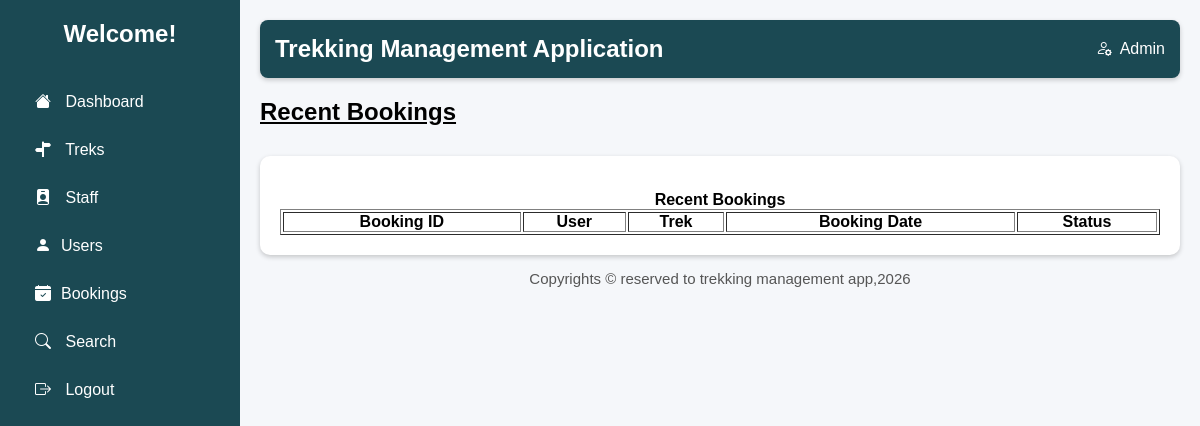
Page /admin_bookings on the earlier database version.
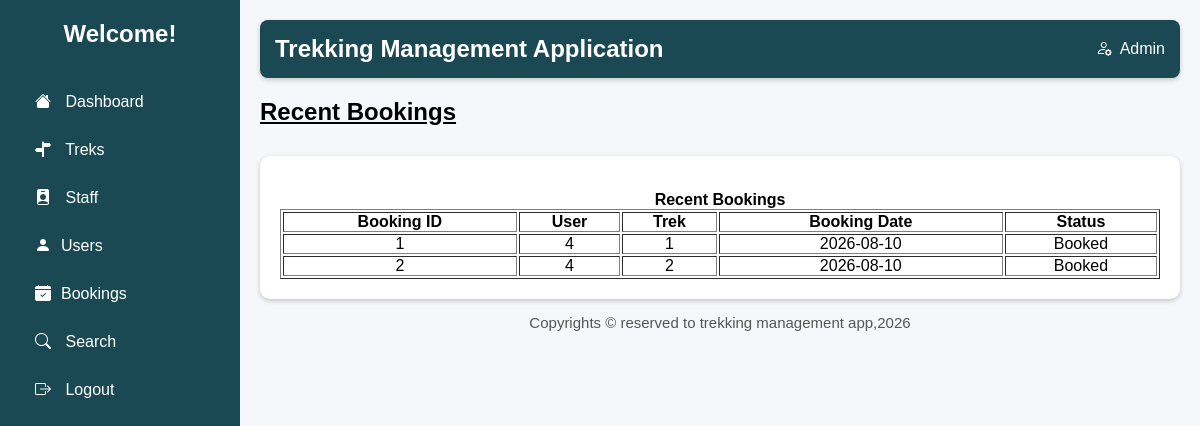
Same page on the later database version.
### models.py (models this page shows)
class BookingDetails(db.Model):
    __tablename__='booking_details'
    booking_id=db.Column(db.Integer,primary_key=True,autoincrement=True)
    user_id=db.Column(db.Integer,db.ForeignKey('user_details.user_id'))
    trek_id=db.Column(db.Integer,db.ForeignKey('trek_details.trek_id'))
    booking_date=db.Column(db.Date,nullable=False)

### app.py (the view)
@app.route("/admin_bookings")
def admin_mng_bookings():
    bookings=BookingDetails.query.all()
    return render_template("admin_bookings.html",bookings=bookings)

### templates/admin_bookings.html (shortened to what this page needs)
<!DOCTYPE html>
<html lang="en">
<head>
    <link rel="stylesheet" href="../static/main.css">
    <link rel="stylesheet" href="https://cdn.jsdelivr.net/npm/bootstrap-icons@1.11.3/font/bootstrap-icons.min.css">
</head>
<body>
    <div class="container">
        <div class="sidebar">
            <h2>Welcome!</h2>
            <ul>
                <li><a href="{{url_for('admin_dash')}}"><i class="bi bi-house-fill"></i> Dashboard</a></li>
                <li><a href="{{url_for('admin_mng_trek')}}"><i class="bi bi-signpost-split-fill"></i> Treks</a></li>
                <li><a href="{{url_for('admin_mng_staff')}}"><i class="bi bi-person-badge-fill"></i> Staff</a></li>
                <li><a href="{{url_for('admin_users')}}"><i class="bi bi-person-fill"></i>Users</a></li>
                <li><a href="{{url_for('admin_mng_bookings')}}"><i class="bi bi-calendar-check-fill"></i>Bookings</a></li>
                <li><a href="{{url_for('search')}}"><i class="bi bi-search"></i> Search</a></li>
                <li><a href="{{url_for('signin')}}"><i class="bi bi-box-arrow-right"></i> Logout</a></li>
            </ul>
        </div>
        <div class="main">
            <header>
                <h2>Trekking Management Application</h2>
                <div class="admin">
                    <i class="bi bi-person-gear"></i>
                    <span>Admin</span>
                </div>
            </header>
            <h2 class="title"><u>Recent Bookings</u></h2>
            <div class="table-box">
                <table border="1">
                    <caption><b>Recent Bookings</b></caption>
                    <tr>
                        <th>Booking ID</th>
                        <th>User</th>
                        <th>Trek</th>
                        <th>Booking Date</th>
                        <th>Status</th>
                    </tr>
                  {% for booking in bookings %}
                    <tr>
                        <td>{{booking.booking_id}}</td>
                        <td>{{booking.user_id}}</td>
                        <td>{{booking.trek_id}}</td>
                        <td>{{booking.booking_date}}</td>
                        <td>Booked</td>
                    </tr>
                    {% endfor %}
                </table>
            </div>
            <footer>
                Copyrights &copy; reserved to trekking management app,2026
            </footer>
        </div>
    </div>
</body>
</html>

Differences in the rows shown:
added BookingDetails: booking_id "1", user_id "4", trek_id "1", booking_date "2026-08-10"
added BookingDetails: booking_id "2", user_id "4", trek_id "2", booking_date "2026-08-10"
